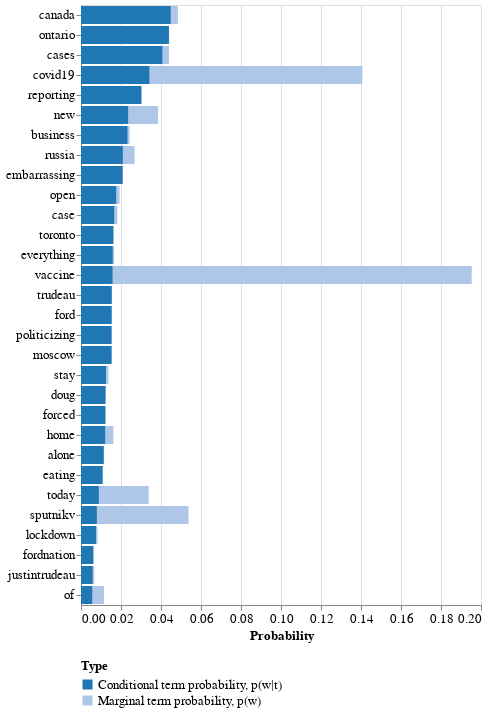

This figure's notebook cell:
### Code cell
phi = tmp.get_phi(btm_model)
terms_probs = tmp.calc_terms_probs_ratio(phi, topic=0, lambda_=1)
tmp.plot_terms(terms_probs)

### Figure 1 — Vega-Lite specification as saved in the notebook (floating-point values rounded to 4 significant figures)
{"config": {"view": {"continuousWidth": 400, "continuousHeight": 300}, "axis": {"labelFontSize": 13, "titleFontSize": 13}, "legend": {"columns": 1, "labelFontSize": 13, "labelLimit": 250, "titleFontSize": 13}}, "data": {"name": "data-106797608e889c012f553eabc0249930"}, "mark": "bar", "encoding": {"color": {"type": "nominal", "field": "Type", "legend": {"orient": "bottom"}, "scale": {"scheme": "category20"}}, "x": {"type": "quantitative", "field": "Probability", "stack": null}, "y": {"type": "nominal", "field": "Terms", "sort": null, "title": null}}, "$schema": "https://vega.github.io/schema/vega-lite/v4.8.1.json", "datasets": {"data-106797608e889c012f553eabc0249930": [{"Terms": "canada", "Type": "Marginal term probability, p(w)", "Probability": 0.04844}, {"Terms": "ontario", "Type": "Marginal term probability, p(w)", "Probability": 0.04405}, {"Terms": "cases", "Type": "Marginal term probability, p(w)", "Probability": 0.04398}, {"Terms": "covid19", "Type": "Marginal term probability, p(w)", "Probability": 0.1407}, {"Terms": "reporting", "Type": "Marginal term probability, p(w)", "Probability": 0.03042}, {"Terms": "new", "Type": "Marginal term probability, p(w)", "Probability": 0.03853}, {"Terms": "business", "Type": "Marginal term probability, p(w)", "Probability": 0.02426}, {"Terms": "russia", "Type": "Marginal term probability, p(w)", "Probability": 0.02678}, {"Terms": "embarrassing", "Type": "Marginal term probability, p(w)", "Probability": 0.02083}, {"Terms": "open", "Type": "Marginal term probability, p(w)", "Probability": 0.0193}, {"Terms": "case", "Type": "Marginal term probability, p(w)", "Probability": 0.01819}, {"Terms": "toronto", "Type": "Marginal term probability, p(w)", "Probability": 0.01621}, {"Terms": "everything", "Type": "Marginal term probability, p(w)", "Probability": 0.01654}, {"Terms": "vaccine", "Type": "Marginal term probability, p(w)", "Probability": 0.1954}, {"Terms": "trudeau", "Type": "Marginal term probability, p(w)", "Probability": 0.01541}, {"Terms": "ford", "Type": "Marginal term probability, p(w)", "Probability": 0.01533}, {"Terms": "politicizing", "Type": "Marginal term probability, p(w)", "Probability": 0.01529}, {"Terms": "moscow", "Type": "Marginal term probability, p(w)", "Probability": 0.01553}, {"Terms": "stay", "Type": "Marginal term probability, p(w)", "Probability": 0.01373}, {"Terms": "doug", "Type": "Marginal term probability, p(w)", "Probability": 0.01227}, {"Terms": "forced", "Type": "Marginal term probability, p(w)", "Probability": 0.01233}, {"Terms": "home", "Type": "Marginal term probability, p(w)", "Probability": 0.0162}, {"Terms": "alone", "Type": "Marginal term probability, p(w)", "Probability": 0.01156}, {"Terms": "eating", "Type": "Marginal term probability, p(w)", "Probability": 0.01084}, {"Terms": "today", "Type": "Marginal term probability, p(w)", "Probability": 0.03381}, {"Terms": "sputnikv", "Type": "Marginal term probability, p(w)", "Probability": 0.05378}, {"Terms": "lockdown", "Type": "Marginal term probability, p(w)", "Probability": 0.00825}, {"Terms": "fordnation", "Type": "Marginal term probability, p(w)", "Probability": 0.006268}, {"Terms": "justintrudeau", "Type": "Marginal term probability, p(w)", "Probability": 0.006644}, {"Terms": "of", "Type": "Marginal term probability, p(w)", "Probability": 0.01152}, {"Terms": "canada", "Type": "Conditional term probability, p(w|t)", "Probability": 0.04487}, {"Terms": "ontario", "Type": "Conditional term probability, p(w|t)", "Probability": 0.04397}, {"Terms": "cases", "Type": "Conditional term probability, p(w|t)", "Probability": 0.04069}, {"Terms": "covid19", "Type": "Conditional term probability, p(w|t)", "Probability": 0.03419}, {"Terms": "reporting", "Type": "Conditional term probability, p(w|t)", "Probability": 0.03013}, {"Terms": "new", "Type": "Conditional term probability, p(w|t)", "Probability": 0.02356}, {"Terms": "business", "Type": "Conditional term probability, p(w|t)", "Probability": 0.02322}, {"Terms": "russia", "Type": "Conditional term probability, p(w|t)", "Probability": 0.0209}, {"Terms": "embarrassing", "Type": "Conditional term probability, p(w|t)", "Probability": 0.02083}, {"Terms": "open", "Type": "Conditional term probability, p(w|t)", "Probability": 0.01758}, {"Terms": "case", "Type": "Conditional term probability, p(w|t)", "Probability": 0.01659}, {"Terms": "toronto", "Type": "Conditional term probability, p(w|t)", "Probability": 0.01618}, {"Terms": "everything", "Type": "Conditional term probability, p(w|t)", "Probability": 0.01583}, {"Terms": "vaccine", "Type": "Conditional term probability, p(w|t)", "Probability": 0.01578}, {"Terms": "trudeau", "Type": "Conditional term probability, p(w|t)", "Probability": 0.01535}, {"Terms": "ford", "Type": "Conditional term probability, p(w|t)", "Probability": 0.01533}, {"Terms": "politicizing", "Type": "Conditional term probability, p(w|t)", "Probability": 0.01528}, {"Terms": "moscow", "Type": "Conditional term probability, p(w|t)", "Probability": 0.01523}, {"Terms": "stay", "Type": "Conditional term probability, p(w|t)", "Probability": 0.0125}, {"Terms": "doug", "Type": "Conditional term probability, p(w|t)", "Probability": 0.01226}, {"Terms": "forced", "Type": "Conditional term probability, p(w|t)", "Probability": 0.01215}, {"Terms": "home", "Type": "Conditional term probability, p(w|t)", "Probability": 0.01209}, {"Terms": "alone", "Type": "Conditional term probability, p(w|t)", "Probability": 0.01135}, {"Terms": "eating", "Type": "Conditional term probability, p(w|t)", "Probability": 0.0108}, {"Terms": "today", "Type": "Conditional term probability, p(w|t)", "Probability": 0.008902}, {"Terms": "sputnikv", "Type": "Conditional term probability, p(w|t)", "Probability": 0.007904}, {"Terms": "lockdown", "Type": "Conditional term probability, p(w|t)", "Probability": 0.007518}, {"Terms": "fordnation", "Type": "Conditional term probability, p(w|t)", "Probability": 0.006158}, {"Terms": "justintrudeau", "Type": "Conditional term probability, p(w|t)", "Probability": 0.005822}, {"Terms": "of", "Type": "Conditional term probability, p(w|t)", "Probability": 0.005617}]}}
